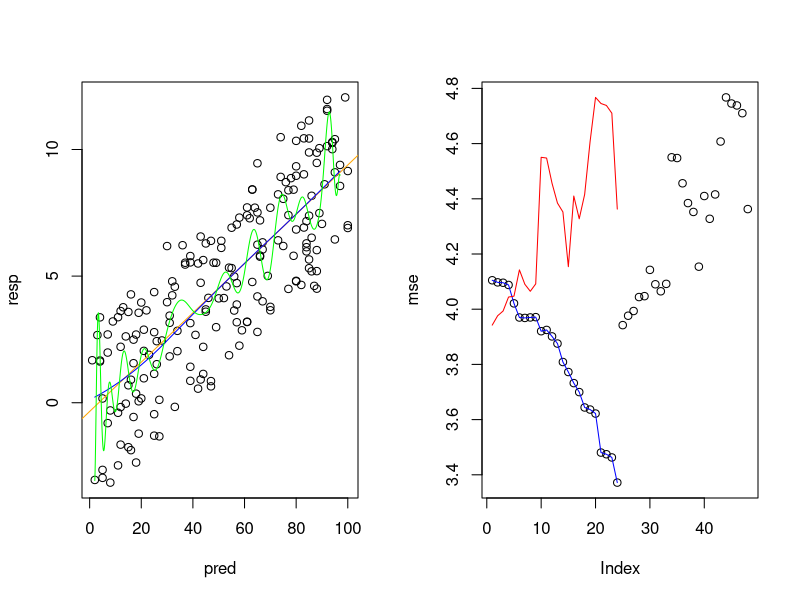

This chart was generated by the following R code:
#MSE 2-10

setwd("C:/Users/lssang/Desktop/datamining")
library(splines)

par(mfrow=c(1,2))
K = c(30, 70)
u = seq(2,97,by=.1)
B = data.frame(pred=u)

train_2_10 <- read.csv("train_2_10.csv", header=T, dec=".",sep=",")
test_2_10 <- read.csv("test_2_10.csv", header=T, dec=".",sep=",")

plot(train_2_10)

#plot(test2_10$pred, test2_10$resp, col="red")
m.2_10=lm(resp~pred, train_2_10)
abline(m.2_10, lwd=1, col="orange")

m.sp1_2_10 = lm(resp~bs(pred, knots=c(K), degree=2), data=train_2_10)
Y1_2_10 = predict(m.sp1_2_10, newdata=B)
lines(u, Y1_2_10, lwd=1, col="blue")

m.sp2_2_10 = lm(resp~bs(pred, knots=c(K), degree=30), data=train_2_10)
Y2_2_10 = predict(m.sp2_2_10, newdata=B)
lines(u, Y2_2_10, lwd=1, col="green")

train_mses = c()
test_mses = c()

for(i in 2:25){
  print(i)
  m = lm(resp~bs(pred, knots=c(K), degree=i), data=train_2_10)
  Y = predict(m, newdata=B)
  
  train_mse = mean(m$residuals^2)
  train_mses = append(train_mses, train_mse)
  
  test_mse = mean((test_2_10$resp - predict.lm(m, test_2_10))^2)
  test_mses = append(test_mses, test_mse)
}

mse = append(train_mses, test_mses)
plot(mse)
lines(train_mses, lwd=1, col="blue")
lines(test_mses, lwd=1, col="red")

